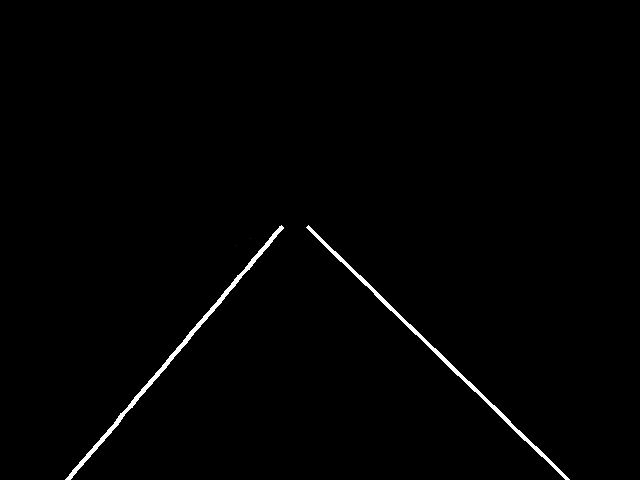
#> input picture MPC/mask/mask_test01.png, 640 x 480 px
$ python process_line_detection_v2.py
#> lines starting #> are read from the running program, lines starting #| are printed output that depends on the picture; after the words box and inside, x2 and y2 are one past the last pixel; in counts of white or black regions, pixels touching at a corner belong together
import cv2
import numpy as np
import math

y_ref_history = []

def process_mask(mask_path):
    """Processa uma imagem de máscara para extrair y_ref e psi_ref com debug."""
#> called with mask_path = '../mask/mask_test01.png'
    # Carregar a imagem
    mask = cv2.imread('../mask/mask_test01.png', cv2.IMREAD_GRAYSCALE)
#> mask is the input picture: shape (480, 640); min 0, max 255, mean 2.4
    if mask is None:
        print("Erro: Não foi possível carregar a imagem de '../mask/mask_test01.png'.")
        return None, None, None, False

    # Definir ROI
    height, width = mask.shape
#> height = 480; width = 640
    roi_x = int(width * 0.1)
#> roi_x = 64
    roi_width = int(width * 0.8)
#> roi_width = 512
    roi_y = int(height * 0.5)
#> roi_y = 240
    roi_height = int(height * 0.6)
#> roi_height = 288
    roi = mask[roi_y:roi_y + roi_height, roi_x:roi_x + roi_width]
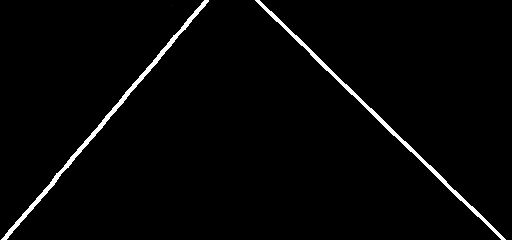
#> roi: shape (240, 512); min 0, max 255, mean 5.6

    # Detecção de bordas e linhas
    edges = cv2.Canny(roi, 100, 200)  # Aumentar thresholds para reduzir ruído
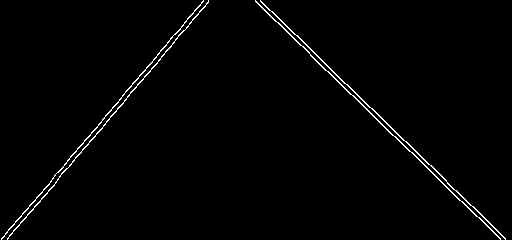
#> edges: shape (240, 512); 1.4% white in thin lines or dots
    lines = cv2.HoughLinesP(edges, 1, np.pi / 180, threshold=20, minLineLength=20, maxLineGap=15)
#> lines = 15 rows, first 6: [310, 55, 500, 239], [260, 1, 505, 238], [21, 216, 203, 0], [7, 239, 208, 0], [255, 1, 374, 116], [272, 11, 315, 53]

    if lines is not None and len(lines) > 0:
        x_sum, y_sum, angles, count = 0, 0, [], 0
        for line in lines:
            x1, y1, x2, y2 = line[0]
            x_sum += (x1 + x2) / 2
            y_sum += (y1 + y2) / 2
            angle = math.atan2(y2 - y1, x2 - x1)
            if abs(angle - np.pi / 2) > np.deg2rad(10):  # Filtrar linhas muito verticais
                angles.append(angle)
                count += 1
#> this loop made 15 passes
#> (x1, y1, x2, y2, x_sum, y_sum, angle) on passes 1 to 12: (310, 55, 500, 239, 405, 147, 0.769), (260, 1, 505, 238, 787.5, 266.5, 0.769), (21, 216, 203, 0, 899.5, 374.5, -0.871), (7, 239, 208, 0, 1007, 494, -0.872), (255, 1, 374, 116, 1321.5, 552.5, 0.768), (272, 11, 315, 53, 1615, 584.5, 0.774), (1, 239, 139, 75, 1685, 741.5, -0.871), (88, 144, 208, 1, 1833, 814, -0.873), (447, 183, 470, 205, 2291.5, 1008, 0.763), (437, 177, 459, 200, 2739.5, 1196.5, 0.808), (137, 79, 203, 1, 2909.5, 1236.5, -0.869), (348, 85, 369, 107, 3268, 1332.5, 0.809)
#> after the loop, angles = [0.769, 0.769, -0.871, -0.872, 0.768, 0.774, -0.871, -0.873, 0.763, 0.808, -0.869, 0.809, -0.87, 0.804, 0.785]; count = 15; x_sum = 4227.5; y_sum = 1966
        if count > 0:
            x_center = x_sum / count + roi_x
#> x_center = 345.8
            y_center = y_sum / count + roi_y
#> y_center = 371.1
            y_ref = (x_center - width / 2) * 0.005
#> y_ref = 0.129
            y_ref_history = [y_ref]  # Simulação de histórico
#> y_ref_history = [0.129]
            y_ref = y_ref  # Sem média móvel por agora
            psi_ref = np.mean(angles) - np.pi / 2 if angles else 0.0
#> psi_ref = -1.45
            psi_ref = np.clip(psi_ref, -np.pi / 4, np.pi / 4)
#> psi_ref = -0.785
            print(f"Detecção: x_center={x_center:.2f}, y_ref={y_ref:.3f} m, psi_ref={psi_ref:.3f} rad, count={count}")
#| Detecção: x_center=345.83, y_ref=0.129 m, psi_ref=-0.785 rad, count=15
            # Visualizar linhas detectadas
            line_display = cv2.cvtColor(roi, cv2.COLOR_GRAY2BGR)
            for line in lines:
                x1, y1, x2, y2 = line[0]
                cv2.line(line_display, (x1, y1), (x2, y2), (0, 255, 0), 2)
#> this loop made 15 passes
#> (x1, y1, x2, y2) on passes 1 to 12: (310, 55, 500, 239), (260, 1, 505, 238), (21, 216, 203, 0), (7, 239, 208, 0), (255, 1, 374, 116), (272, 11, 315, 53), (1, 239, 139, 75), (88, 144, 208, 1), (447, 183, 470, 205), (437, 177, 459, 200), (137, 79, 203, 1), (348, 85, 369, 107)
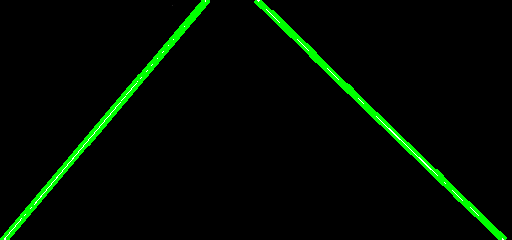
#> line_display: shape (240, 512, 3); mean B, G, R 0.7, 10.5, 0.7
            cv2.imshow('Linhas Detectadas', line_display)
            cv2.waitKey(0)
            cv2.destroyAllWindows()
            return y_ref, psi_ref, line_display, True
    print("Nenhuma linha válida detectada")
    cv2.imshow('Máscara sem Linhas', roi)
    cv2.waitKey(0)
    cv2.destroyAllWindows()
    return 0.0, 0.0, roi, False

def main():
    """Função principal para testar a detecção de linhas."""
    y_ref, psi_ref, display_img, lines_detected = process_mask('../mask/mask_test01.png')
#> y_ref = 0.129; psi_ref = -0.785; lines_detected = True
    if lines_detected:
        print(f"Resultados: y_ref = {y_ref:.3f} m, psi_ref = {psi_ref:.3f} rad")
#| Resultados: y_ref = 0.129 m, psi_ref = -0.785 rad
    else:
        print("Nenhuma linha detectada com sucesso.")

if __name__ == "__main__":
    main()

$ run again, with MPC/mask/mask_test02.png copied over MPC/mask/mask_test01.png
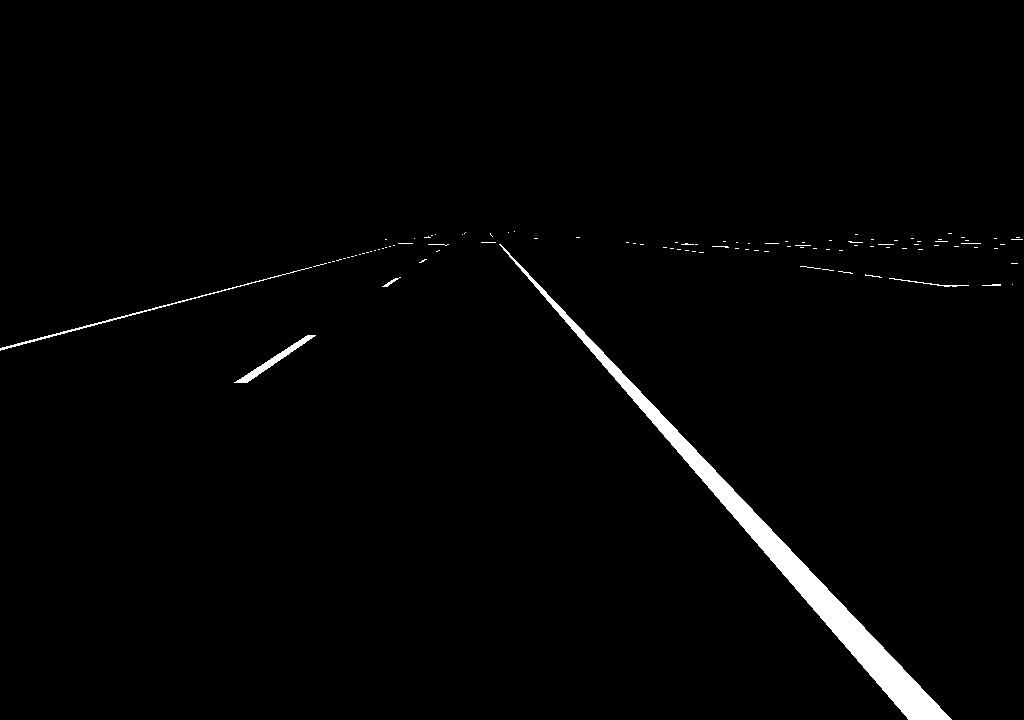
#> input picture MPC/mask/mask_test02.png, 1024 x 720 px
#> in process_mask, mask is the input picture: shape (720, 1024); min 0, max 255, mean 4.4
#> in process_mask, `edges = cv2.Canny(roi, 100, 200)`:
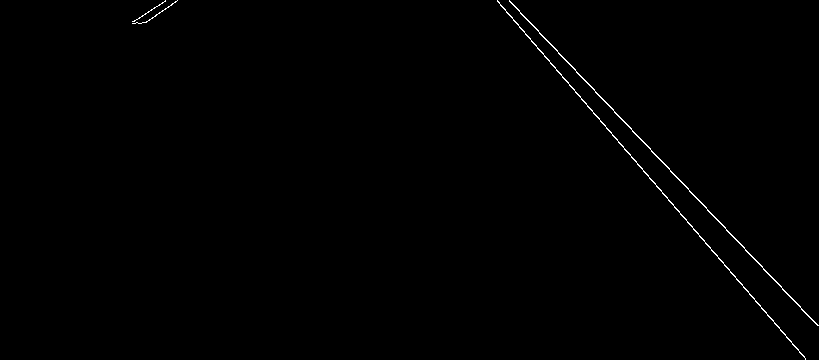
#> edges: shape (360, 819); 0.45% white in thin lines or dots, all inside (x1, y1, x2, y2) = (132, 0, 819, 360)
#> lines = [[497, 1, 698, 233], [537, 48, 804, 356], [595, 92, 725, 227], [651, 151, 762, 266], [509, 1, 631, 128], [726, 230, 817, 325], [509, 0, 538, 30], [133, 21, 165, 1], [144, 22, 177, 0], [680, 214, 805, 358], [497, 0, 586, 103]]
#> the loop in process_mask, `for line in lines:` made 11 passes
#> (x1, y1, x2, y2, x_sum, y_sum, angle) on passes 1 to 8: (497, 1, 698, 233, 597.5, 117, 0.857), (537, 48, 804, 356, 1268, 319, 0.857), (595, 92, 725, 227, 1928, 478.5, 0.804), (651, 151, 762, 266, 2634.5, 687, 0.803), (509, 1, 631, 128, 3204.5, 751.5, 0.805), (726, 230, 817, 325, 3976, 1029, 0.807), (509, 0, 538, 30, 4499.5, 1044, 0.802), (133, 21, 165, 1, 4648.5, 1055, -0.559)
#> after the loop in process_mask, `for line in lines:`: angles = [0.857, 0.857, 0.804, 0.803, 0.805, 0.807, 0.802, -0.559, -0.588, 0.856, 0.858]; count = 11; x_sum = 6093; y_sum = 1403.5
#> x_center = 655.9
#> y_center = 487.6
#> in process_mask, `y_ref = (x_center - width / 2) * 0.005`: y_ref = 0.72
#> y_ref_history = [0.72]
#> in process_mask, `psi_ref = np.mean(angles) - np.pi / 2 if angles else 0.0`: psi_ref = -0.998
#> in process_mask, `psi_ref = np.clip(psi_ref, -np.pi / 4, np.pi / 4)`: psi_ref = -0.785
#| Detecção: x_center=655.91, y_ref=0.720 m, psi_ref=-0.785 rad, count=11
#> the loop in process_mask, `for line in lines:` made 11 passes
#> after the loop in process_mask, `for line in lines:`:
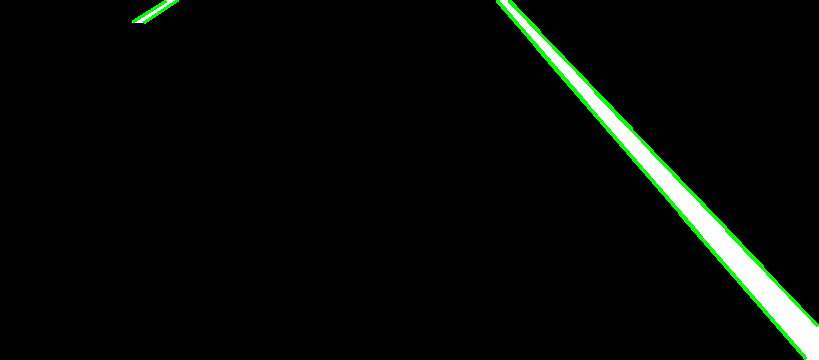
#> line_display: shape (360, 819, 3); mean B, G, R 6.8, 10, 6.8
#> in main, `y_ref, psi_ref, display_img, lines_detected = process_mask('../mask/ma..`: y_ref = 0.72; psi_ref = -0.785; lines_detected = True
#| Resultados: y_ref = 0.720 m, psi_ref = -0.785 rad

$ run again, with MPC/mask/mask_test03.png copied over MPC/mask/mask_test01.png
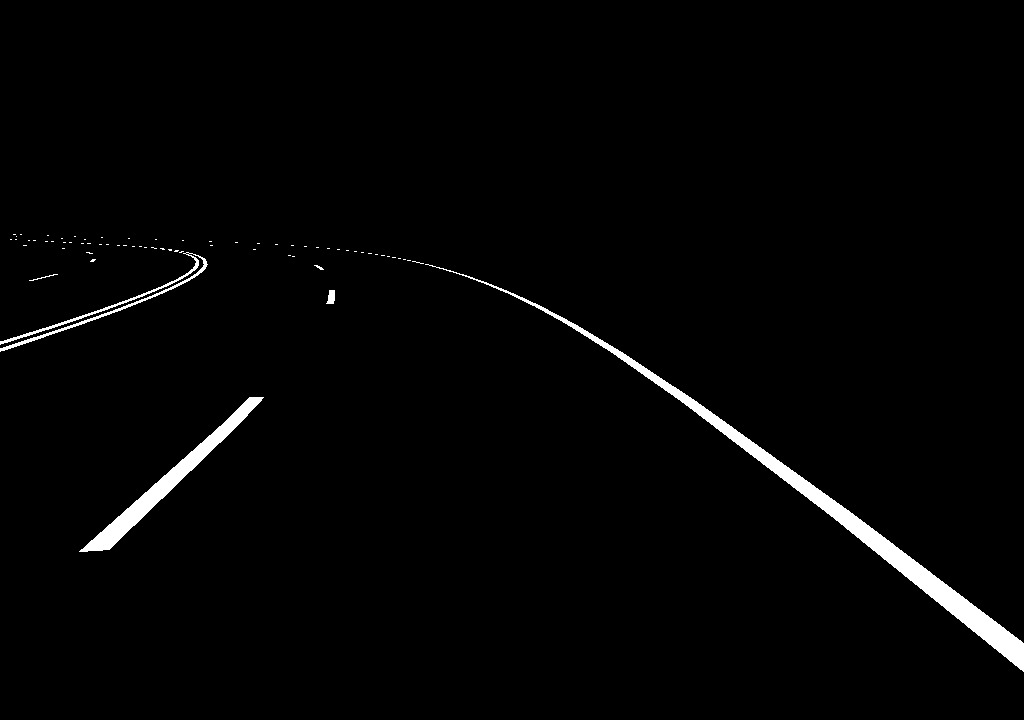
#> input picture MPC/mask/mask_test03.png, 1024 x 720 px
#> in process_mask, mask is the input picture: shape (720, 1024); min 0, max 255, mean 4.6
#> in process_mask, `edges = cv2.Canny(roi, 100, 200)`:
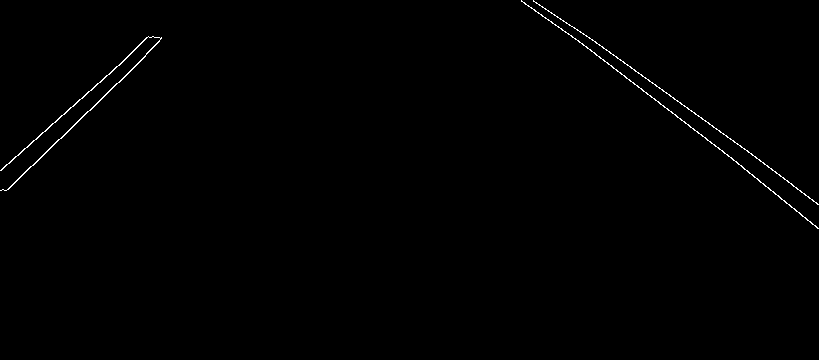
#> edges: shape (360, 819); 0.49% white in thin lines or dots, all inside (x1, y1, x2, y2) = (0, 0, 819, 229)
#> lines = 16 rows, first 6: [541, 14, 736, 161], [1, 170, 140, 44], [6, 190, 145, 56], [577, 29, 720, 132], [595, 41, 804, 193], [137, 63, 158, 42]
#> the loop in process_mask, `for line in lines:` made 16 passes
#> (x1, y1, x2, y2, x_sum, y_sum, angle) on passes 1 to 8: (541, 14, 736, 161, 638.5, 87.5, 0.646), (1, 170, 140, 44, 709, 194.5, -0.736), (6, 190, 145, 56, 784.5, 317.5, -0.767), (577, 29, 720, 132, 1433, 398, 0.624), (595, 41, 804, 193, 2132.5, 515, 0.629), (137, 63, 158, 42, 2280, 567.5, -0.785), (725, 153, 818, 228, 3051.5, 758, 0.679), (582, 44, 633, 82, 3659, 821, 0.64)
#> after the loop in process_mask, `for line in lines:`: angles = [0.646, -0.736, -0.767, 0.624, 0.629, -0.785, 0.679, 0.64, -0.733, 0.616, -0.734, 0.678, 0.573, -0.769, 0.559, 0.624]; count = 16; x_sum = 7083.5; y_sum = 1635.5
#> x_center = 544.7
#> y_center = 462.2
#> in process_mask, `y_ref = (x_center - width / 2) * 0.005`: y_ref = 0.164
#> y_ref_history = [0.164]
#> in process_mask, `psi_ref = np.mean(angles) - np.pi / 2 if angles else 0.0`: psi_ref = -1.46
#> in process_mask, `psi_ref = np.clip(psi_ref, -np.pi / 4, np.pi / 4)`: psi_ref = -0.785
#| Detecção: x_center=544.72, y_ref=0.164 m, psi_ref=-0.785 rad, count=16
#> the loop in process_mask, `for line in lines:` made 16 passes
#> after the loop in process_mask, `for line in lines:`:
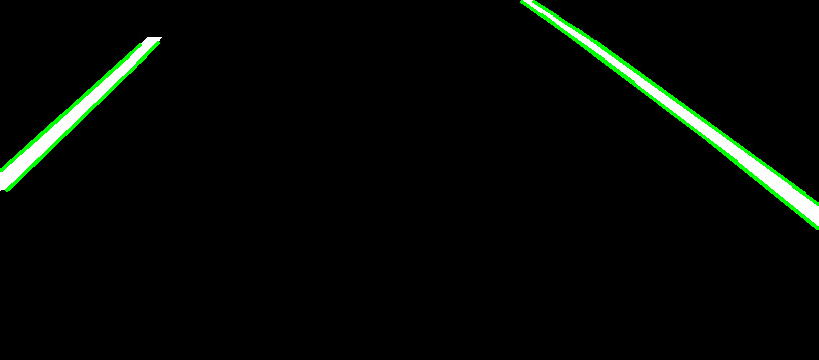
#> line_display: shape (360, 819, 3); mean B, G, R 5, 8.6, 5
#> in main, `y_ref, psi_ref, display_img, lines_detected = process_mask('../mask/ma..`: y_ref = 0.164; psi_ref = -0.785; lines_detected = True
#| Resultados: y_ref = 0.164 m, psi_ref = -0.785 rad
